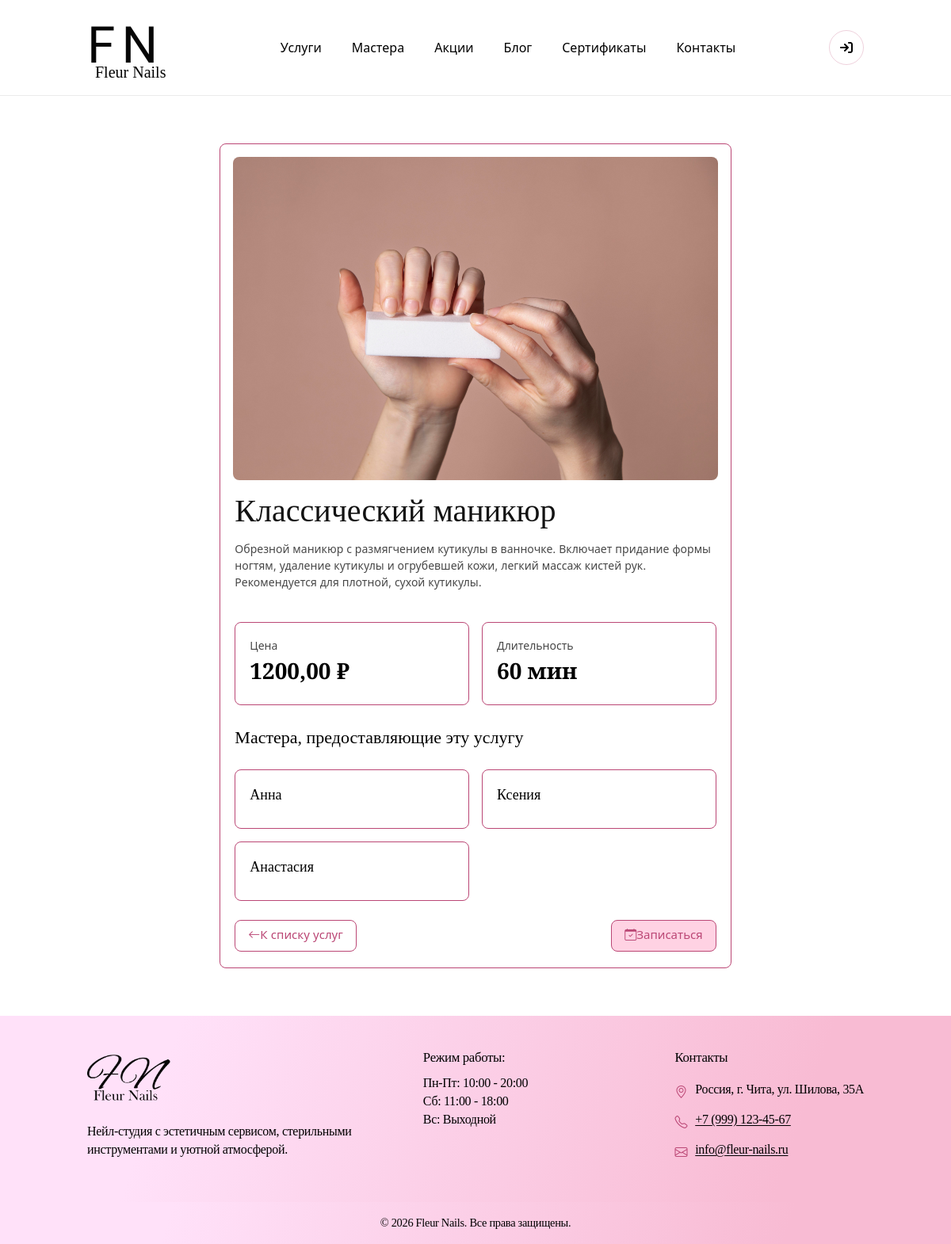
/service/klassicheskij-manikyur/, run on the app's committed database.
### main/models.py (models this page shows, shortened)
class Service(models.Model):
    name = models.CharField("Название услуги", max_length=200)
    slug = models.SlugField("Slug", unique=True, blank=True)
    category = models.ForeignKey(
        Category,
        on_delete=models.SET_NULL,
        verbose_name="Категория",
        null=True,
        blank=True,
        related_name="services",
    )
    description = models.TextField("Описание")
    price = models.DecimalField("Цена", max_digits=8, decimal_places=2)
    duration_minutes = models.PositiveIntegerField("Длительность (минут)", default=120)
    image = models.ImageField("Фото услуги", upload_to="services/", blank=True, null=True)
    popular = models.BooleanField("Популярная услуга", default=False)
    is_active = models.BooleanField("Активна", default=True)
    created_at = models.DateTimeField("Дата создания", auto_now_add=True)
    class Meta:
        verbose_name = "Услуга"
        verbose_name_plural = "Услуги"
        ordering = ["name"]

class Master(models.Model):
    SPECIALIZATION_CHOICES = [
        ("manicure", "Маникюр"),
        ("pedicure", "Педикюр"),
        ("design", "Дизайн"),
        ("all", "Все направления"),
    ]
    user = models.OneToOneField(
        CustomUser,
        on_delete=models.CASCADE,
        primary_key=True,
        limit_choices_to={"role": CustomUser.Role.MASTER},
        related_name="master_profile",
    )
    bio = models.TextField("О мастере", max_length=1000, blank=True)
    experience = models.PositiveIntegerField("Стаж (лет)", default=1)
    work_experience = models.CharField("Опыт работы (текст)", max_length=150, blank=True)
    specialization = models.CharField(
        "Специализация", max_length=20, choices=SPECIALIZATION_CHOICES, default="all"
    )
    certificates = models.TextField("Сертификаты", blank=True)
    can_publish_blog = models.BooleanField("Может публиковать статьи", default=False)
    social_instagram = models.URLField("Instagram", blank=True, null=True)
    rating = models.DecimalField("Рейтинг", max_digits=3, decimal_places=2, default=Decimal("0.00"))
    photo = models.ImageField("Фото мастера", upload_to="masters/", blank=True, null=True)
    services = models.ManyToManyField(Service, verbose_name="Услуги", blank=True)
    is_active = models.BooleanField("Работает", default=True)
    created_at = models.DateTimeField("Дата добавления", auto_now_add=True)
    class Meta:
        verbose_name = "Мастер"
        verbose_name_plural = "Мастера"
    @property
    def full_name(self):
        return self.user.get_full_name() or self.user.username

### users/models.py (models this page shows, shortened)
class CustomUser(AbstractUser):
    class Role(models.TextChoices):
        CLIENT = 'CLIENT', 'Клиент'
        MASTER = 'MASTER', 'Мастер'
        ADMIN = 'ADMIN', 'Администратор'
    role = models.CharField(
        max_length=50,
        choices=Role.choices,
        default=Role.CLIENT,
        verbose_name='Роль'
    )
    phone = models.CharField(
        max_length=20,
        blank=True,
        verbose_name='Номер телефона'
    )
    avatar = models.ImageField(
        'Аватар',
        upload_to='avatars/',
        blank=True,
        null=True
    )
    class Meta:
        verbose_name = 'Пользователь'
        verbose_name_plural = 'Пользователи'

### main/views.py (the view)
# urls.py: path('service/<slug:slug>/', views.ServiceDetailView.as_view(), name='service_detail'),
class ServiceDetailView(DetailView):
    model = Service
    template_name = "main/service_detail.html"
    context_object_name = "service"
    def get_object(self, queryset=None):
        queryset = Service.objects.select_related("category")
        if self.kwargs.get("slug"):
            return get_object_or_404(queryset, slug=self.kwargs["slug"])
        return get_object_or_404(queryset, pk=self.kwargs["service_id"])
    def get_context_data(self, **kwargs):
        context = super().get_context_data(**kwargs)
        service = self.object
        context["masters"] = Master.objects.filter(is_active=True, services=service)
        context["related_services"] = Service.objects.filter(
            is_active=True, category=service.category
        ).exclude(id=service.id)[:4]
        return context

### templates/main/service_detail.html (shortened to what this page needs)
{% extends 'main/base.html' %}
{% load static %}
{% block content %}
<div class="fn-container fn-inner-page">
    <section class="fn-section">
    <div class="row justify-content-center">
        <div class="col-lg-8">
            <div class="fn-card">
                {% if service.image %}
                <div class="fn-home-service-card__media">
                    <img src="{{ service.image.url }}" class="fn-home-service-card__img" alt="{{ service.name }}" loading="lazy" width="800" height="420" style="max-height: 420px; height: auto;">
                </div>
                {% endif %}
                <div class="fn-card__body">
                    <h1 class="fn-title" style="font-size:40px;">{{ service.name }}</h1>
                    <p class="fn-card__meta mt-3">{{ service.description|striptags|linebreaksbr }}</p>
                    <div class="row mt-4 g-3">
                        <div class="col-md-6">
                            <div class="fn-card" style="box-shadow:none;">
                                <div class="fn-card__body">
                                    <div class="fn-card__meta">Цена</div>
                                    <div style="font-family: var(--fn-font-title); font-size: 28px;"><strong>{{ service.price }} ₽</strong></div>
                                </div>
                            </div>
                        </div>
                        <div class="col-md-6">
                            <div class="fn-card" style="box-shadow:none;">
                                <div class="fn-card__body">
                                    <div class="fn-card__meta">Длительность</div>
                                    <div style="font-family: var(--fn-font-title); font-size: 28px;"><strong>{{ service.duration_minutes }} мин</strong></div>
                                </div>
                            </div>
                        </div>
                    </div>
                    <div class="mt-4">
                        <div class="fn-card__title" style="font-size:22px;">Мастера, предоставляющие эту услугу</div>
                        <div class="row mt-2 g-3">
                            {% for master in service.master_set.all %}
                                <div class="col-md-6">
                                    <a href="{% url 'main:master_detail' master.pk %}" class="text-decoration-none">
                                        <div class="fn-card" style="box-shadow:none;">
                                            <div class="fn-card__body">
                                                <div class="fn-card__title" style="font-size:18px;">{{ master.full_name }}</div>
                                            </div>
                                        </div>
                                    </a>
                                </div>
                            {% empty %}
                                <div class="fn-card__meta mt-2">Нет мастеров, предоставляющих эту услугу</div>
                            {% endfor %}
                        </div>
                    </div>
                    <div class="mt-4 d-flex flex-wrap gap-2 justify-content-between">
                        <a href="{% url 'main:services' %}" class="fn-btn fn-btn--hero-outline fn-btn--page-sm">
                            <i class="bi bi-arrow-left"></i> К списку услуг
                        </a>
                        <a href="{% url 'main:appointment_create' %}?service={{ service.id }}" class="fn-btn fn-btn--hero-primary fn-btn--page-sm">
                            <i class="bi bi-calendar-check"></i> Записаться
                        </a>
                    </div>
                </div>
            </div>
        </div>
    </div>
    </section>
</div>
{% endblock %}

### static/css/globals.css (style rules this page uses)
*, *::before, *::after { box-sizing: border-box; }
html, body { height: 100%; }
body { margin: 0; background: #ffffff; color: #000000; -webkit-font-smoothing: antialiased; -moz-osx-font-smoothing: grayscale; }
img, picture, video, canvas, svg { display: block; max-width: 100%; }
a { color: inherit; text-decoration: none; }
:root { --fn-bg: #ffffff; --fn-text: #000000; --fn-muted: rgba(0, 0, 0, 0.72); --fn-figma-border: #bb4775; --fn-figma-cta-fill: #ffd2e3; --fn-figma-cta-alt: #f8bbd3; --fn-figma-heading: #121212; --fn-figma-logo: #060606; --fn-accent: var(--fn-figma-border); --fn-accent-2: #c8b6e2; --fn-border: rgba(187, 71, 117, 0.35); --fn-border-soft: rgba(187, 71, 117, 0.25); --fn-radius-lg: 40px; --fn-radius-md: 24px; --fn-radius-sm: 16px; --fn-radius-ui: 8px; --fn-radius-btn-sm: 4px; --fn-shadow: 0 6px 24px rgba(187, 71, 117, 0.12); --fn-shadow-soft: 0 4px 20px rgba(0, 0, 0, 0.06); --fn-font-brand: "Alex Brush", cursive; --fn-font-title: "Libre Baskerville", "Baskerville Old Face", Georgia, "Times New Roman", serif; --fn-font-body: "Inter", system-ui, -apple-system, Segoe UI, Roboto, Arial, sans-serif; --fn-pink: var(--fn-figma-cta-fill); --fn-pink-soft: #ffe1f9; --fn-pink-deep: var(--fn-figma-border); --fn-pink-border: var(--fn-figma-border); --fn-pink-hover: #a63d66; --fn-input-autofill-bg: #fef5fa; }
body { font-family: var(--fn-font-body); }
h1, h2, h3, h4, h5, h6 { font-family: var(--fn-font-title); margin: 0; }
p { margin: 0; }
.fn-container { width: 100%; max-width: 1440px; margin: 0 auto; padding: 0 110px; }

### static/css/style.css (style rules this page uses)
.fn-section { padding: 60px 0; }
.fn-title { font-family: var(--fn-font-title); font-size: 48px; line-height: 1.05; }
.fn-card { border: 1px solid var(--fn-border); border-radius: var(--fn-radius-md); background: #fff; box-shadow: var(--fn-shadow); overflow: hidden; }
.fn-card__body { padding: 18px 18px 20px; }
.fn-card__title { font-family: var(--fn-font-title); font-size: 24px; margin-bottom: 8px; }
.fn-card__meta { font-family: var(--fn-font-body); font-size: 14px; color: var(--fn-muted); }
.fn-btn { display: inline-flex; align-items: center; justify-content: center; box-sizing: border-box; cursor: pointer; text-decoration: none; font-family: var(--fn-font-body); font-weight: 400; border-radius: var(--fn-radius-ui); transition: background 0.2s ease, color 0.2s ease, border-color 0.2s ease, transform 0.15s ease; }
.fn-btn--hero-primary, .fn-btn--hero-outline { min-height: 59px; min-width: min(296px, 100%); padding: 9px 16px; font-size: 1.5rem; line-height: 22px; border: 2px solid var(--fn-figma-border); }
.fn-btn--hero-primary { background: var(--fn-figma-cta-fill); color: var(--fn-figma-border); }
.fn-btn--hero-outline { background: #ffffff; color: var(--fn-figma-border); }
.fn-btn--page-sm { min-height: 40px; min-width: 0; padding: 8px 16px; font-size: 0.9375rem; line-height: 1.25; border-width: 1px; }
.fn-btn--page-sm.fn-btn--cta-wide, .fn-btn--page-sm.fn-btn--hero-primary, .fn-btn--page-sm.fn-btn--hero-outline { min-height: 40px; min-width: 0; max-width: 16rem; width: auto; }
.fn-home-service-card__img { width: 100%; min-height: 200px; height: 288px; object-fit: cover; display: block; }
.fn-home-service-card__media { padding: 1rem 1rem 0; flex-shrink: 0; }
.fn-home-service-card__media .fn-home-service-card__img, .fn-home-service-card__media .fn-home-service-card__img--placeholder { width: 100%; height: 240px; min-height: 200px; max-height: 260px; object-fit: cover; display: block; border-radius: var(--fn-radius-ui); }
.fn-page-site .fn-title { font-family: var(--fn-font-title); color: var(--fn-figma-heading); }
.fn-page-site .fn-card { border: 1px solid var(--fn-figma-border); border-radius: var(--fn-radius-ui); box-shadow: none; }
.fn-page-site .fn-card__title { font-family: var(--fn-font-title); font-weight: 400; }

### data on the page
Service: image (picture), name "Классический маникюр", description "Обрезной маникюр с размягчением кутикулы в ванночке. Включает придание формы ногтям, удаление кутикулы и огрубевшей кожи, легкий массаж кистей рук. Рекомендуется для плотной, сухой кутикулы.", price "1200,00", duration_minutes "60"
Master: full_name "Анна"
Master: full_name "Ксения"
Master: full_name "Анастасия"
